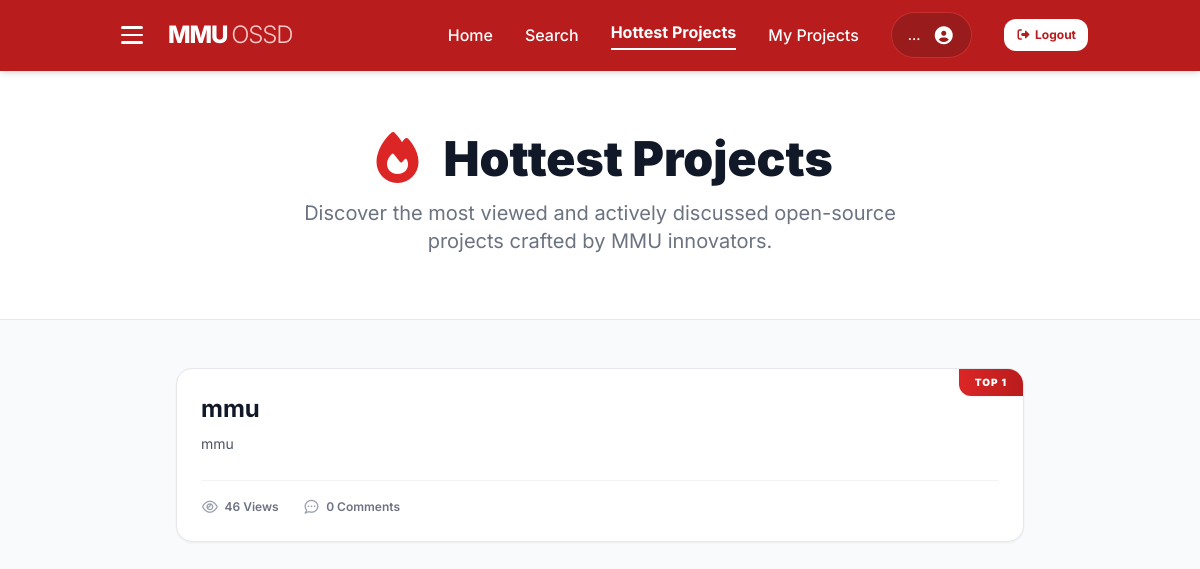
Before: /hottest with the older database file.
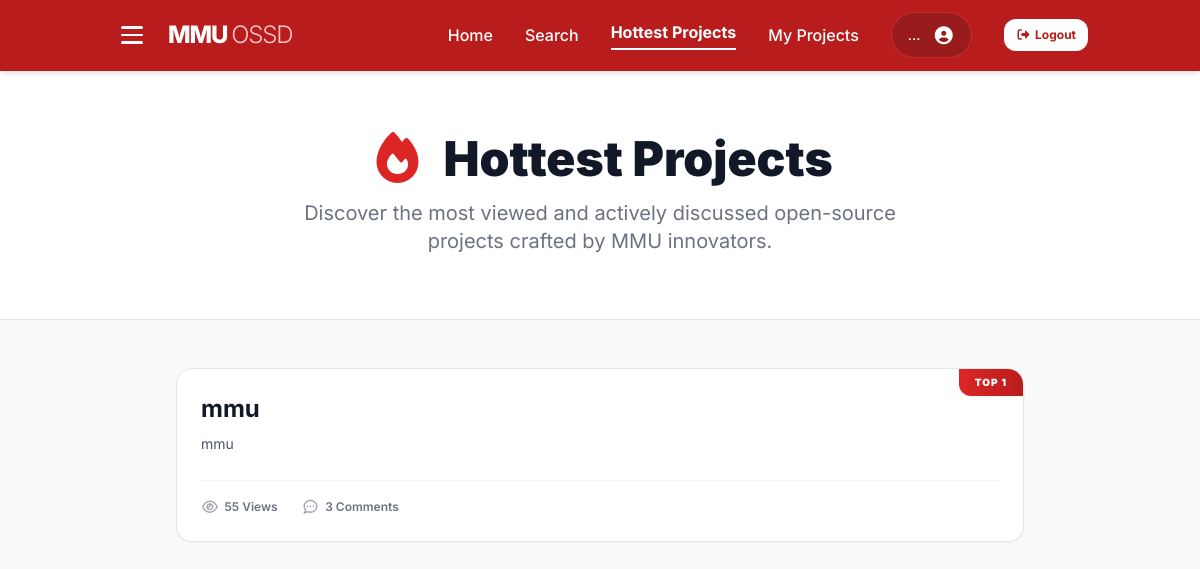
After: the same page with the newer database file.
### website/models.py (models this page shows)
class Project(db.Model):
    __tablename__ = 'projects'
    id = db.Column(db.Integer, primary_key=True, autoincrement=True)
    user_id = db.Column(db.Integer, db.ForeignKey('users.id', ondelete='CASCADE'), nullable=False)
    project_name = db.Column(db.String(255), nullable=False)
    description = db.Column(db.Text, default='')
    status = db.Column(db.String(50), nullable=False, default='Active')
    repo_url = db.Column(db.String(255), default='')
    languages = db.Column(db.String(255), default='')
    roles_needed = db.Column(db.String(255), default='')
    contributors = db.Column(db.String(50), default='1')
    created_at = db.Column(db.DateTime, nullable=False, default=datetime.utcnow)
    views = db.Column(db.Integer, default=0)
    images = db.relationship('ProjectImage', backref='project', lazy=True, cascade='all, delete-orphan')
    suggestions = db.relationship('Suggestion', backref='project', lazy=True, cascade='all, delete-orphan')
    members = db.relationship('ProjectMember', backref='project', lazy='subquery', cascade='all, delete-orphan')
    stars = db.relationship('ProjectStar', backref='project', lazy=True, cascade='all, delete-orphan')

### website/views.py (the view)
@views.route('/hottest')
def hottest_projects():
    trending_projects = Project.query.filter(
        Project.status != 'Archived'
    ).order_by(
        Project.views.desc().nulls_last(),
        Project.created_at.desc()
    ).limit(10).all()
    projects_data = []
    for p in trending_projects:
        comment_count = ProjectComment.query.filter_by(project_id=p.id).count()
        primary_lang = p.languages.split(',')[0].strip() if p.languages else 'N/A'
        projects_data.append({
            'id': p.id,
            'title': p.project_name,
            'description': p.description,
            'language': primary_lang,
            'views': p.views or 0,
            'comments': comment_count
        })
    return render_template("trending.html", projects=projects_data)

### website/templates/Trending.html (shortened to what this page needs)
<!DOCTYPE html>
<html lang="en">
<head>
    <script src="https://cdn.tailwindcss.com"></script>
    <link href="https://cdnjs.cloudflare.com/ajax/libs/font-awesome/7.0.1/css/all.min.css" rel="stylesheet">
</head>
<body class="bg-gray-50 text-gray-900">
<nav class="bg-red-700 text-white shadow-md sticky top-0 z-50">
    <div class="container mx-auto px-6 py-3 flex items-center justify-between">
        <div class="flex items-center gap-4">
            <button id="menu-btn" class="hamburger" aria-label="Toggle menu" aria-expanded="false">
                <span class="bar"></span>
                <span class="bar"></span>
                <span class="bar"></span>
            </button>
            <h1 class="text-2xl font-extrabold tracking-tighter">
                MMU <span class="font-light text-red-200">OSSD</span>
            </h1>
        </div>
        <div class="hidden md:flex space-x-8 items-center font-medium">
            <a href="{{ url_for('views.home') }}" class="hover:text-red-200 transition">Home</a>
            <a href="{{ url_for('views.search') }}" class="hover:text-red-200 transition">Search</a>
            <a href="{{ url_for('views.hottest_projects') }}" class="text-white font-bold border-b-2 border-white pb-1">Hottest Projects</a>
            <a href="{{ url_for('views.my_projects') }}" class="hover:text-red-200 transition">My Projects</a>
            <a href="{{ url_for('views.profile') }}" class="bg-red-800 px-4 py-2 rounded-full flex items-center space-x-3 border border-red-500/50 cursor-pointer hover:bg-red-900 transition">
                <span id="nav-email" class="text-sm">…</span>
                <i class="fas fa-user-circle text-lg"></i>
            </a>
            <button id="logout-btn" class="bg-white text-red-700 hover:bg-red-50 text-xs font-bold px-3 py-2 rounded-xl transition">
                <i class="fas fa-sign-out-alt mr-1"></i>Logout
            </button>
        </div>
    </div>
</nav>
<header class="bg-white border-b py-16">
    <div class="container mx-auto px-6 text-center">
        <h2 class="text-4xl md:text-5xl font-black text-gray-900 leading-tight flex items-center justify-center gap-4">
            <i class="fas fa-fire text-red-600"></i> Hottest Projects
        </h2>
        <p class="text-gray-500 mt-4 text-xl max-w-2xl mx-auto">
            Discover the most viewed and actively discussed open-source projects crafted by MMU innovators.
        </p>
    </div>
</header>
<main class="container mx-auto px-6 py-12 max-w-4xl">
    <div class="space-y-6">
        {% if projects %}
            {% for project in projects %}
            <div class="bg-white border border-gray-200 rounded-2xl p-6 hover:border-red-300 hover:shadow-md transition shadow-sm group relative overflow-hidden">
                {% if loop.index <= 3 %}
                <div class="absolute top-0 right-0 bg-gradient-to-r from-red-600 to-red-700 text-white text-[10px] font-black uppercase tracking-widest px-4 py-1.5 rounded-bl-xl shadow-sm">
                    Top {{ loop.index }}
                </div>
                {% endif %}
                <a href="{{ url_for('views.project_page', project_id=project.id) }}" class="block pr-16">
                    <h3 class="text-xl md:text-2xl font-bold text-gray-900 group-hover:text-red-600 transition truncate">
                        {{ project.title }}
                    </h3>
                    <p class="text-gray-600 mt-2 text-sm leading-relaxed line-clamp-2">
                        {{ project.description if project.description else "No description provided." }}
                    </p>
                </a>
                <div class="flex items-center gap-6 mt-6 pt-4 border-t border-gray-100 flex-wrap">
                    <span class="flex items-center gap-1.5 text-xs font-semibold text-gray-500">
                        <i class="far fa-eye text-gray-400 text-sm"></i> {{ project.views }} Views
                    </span>
                    <span class="flex items-center gap-1.5 text-xs font-semibold text-gray-500">
                        <i class="far fa-comment-dots text-gray-400 text-sm"></i> {{ project.comments }} Comments
                    </span>
                </div>
            </div>
            {% endfor %}
        {% endif %}
    </div>
</main>
</body>
</html>

### website/templates/Trending.html (style rules this page uses)
body { font-family: 'Inter', sans-serif; }
.hamburger { display: flex; flex-direction: column; justify-content: center; align-items: center; width: 40px; height: 40px; cursor: pointer; border: none; background: transparent; border-radius: 8px; padding: 6px; gap: 5px; transition: background 0.2s ease; position: relative; }
.hamburger .bar { display: block; width: 22px; height: 2.5px; border-radius: 99px; background: #fff; transition: transform 0.35s cubic-bezier(0.23, 1, 0.32, 1), opacity 0.25s ease, width 0.3s ease; transform-origin: center; }

Changed rows visible on the page:
changed Project "mmu": views "46" → "55"; comments "0" → "3"
